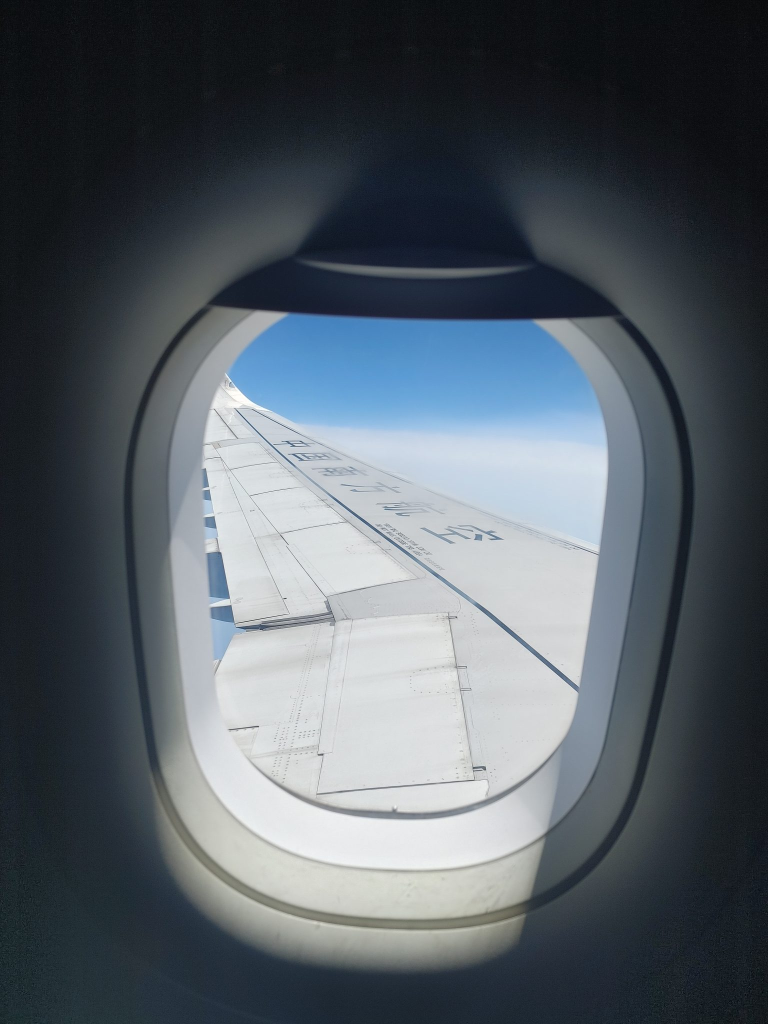
#> input picture marketing/brand-ads-2026/photo/source-window.jpg, 1536 x 2048 px (shown at 1/2 size)
$ python window.py out.png
#> lines starting #> are read from the running program, lines starting #| are printed output that depends on the picture; after the words box and inside, x2 and y2 are one past the last pixel; in counts of white or black regions, pixels touching at a corner belong together
### marketing/brand-ads-2026/photo/glass.py
"""The plane-window glass outline in source-window.jpg (1536x2048), traced from its edge map: a closed Catmull-Rom curve
through these points. Imported by window.py; run alone to draw the outline over the photo for checking."""
import numpy as np

PTS = [(540, 627), (700, 633), (860, 639), (1000, 640), (1062, 641), (1100, 664), (1135, 702), (1162, 742), (1182, 785),
       (1196, 840), (1205, 950), (1204, 1060), (1192, 1180), (1172, 1300), (1156, 1390), (1138, 1450), (1112, 1505),
       (1066, 1543), (1000, 1573), (900, 1596), (780, 1600), (660, 1597), (590, 1590), (520, 1570), (465, 1540),
       (425, 1500), (406, 1440), (402, 1350), (403, 1220), (404, 1080), (406, 960), (416, 860), (432, 790), (448, 745),
       (466, 705), (494, 665)]


def curve(pts=PTS, n=24):
    p = np.array(pts, float)
    out = []
    for i in range(len(p)):
        p0, p1, p2, p3 = p[i - 1], p[i], p[(i + 1) % len(p)], p[(i + 2) % len(p)]
        for t in np.linspace(0, 1, n, endpoint=False):
            t2, t3 = t * t, t * t * t
            out.append(0.5 * ((2 * p1) + (-p0 + p2) * t + (2 * p0 - 5 * p1 + 4 * p2 - p3) * t2 + (-p0 + 3 * p1 - 3 * p2 + p3) * t3))
    return [tuple(q) for q in out]


# [7 lines that do not run on import are left out]

### marketing/brand-ads-2026/photo/window.py
"""Iraqi Airways background: the plane window from source-window.jpg with the view replaced by the aerial photo of
Baghdad and the Tigris (source-baghdad-aerial.jpg).  python window.py ../img/iqa-window.jpg
The aerial is tilted like a banking plane, hazed toward the horizon, and the glass gets a soft reflection and a dark
gasket rim so the seam reads as a real window edge."""
import sys
import numpy as np
from PIL import Image, ImageDraw, ImageFilter
from glass import curve

win = Image.open('source-window.jpg').convert('RGB')
#> win is the input picture: PIL image 1536x2048 RGB; mean R, G, B 84.7, 93.1, 100.7
W, H = win.size
#> W = 1536; H = 2048
# glass mask, slightly inside the traced edge, feathered
m = Image.new('L', (W * 2, H * 2), 0)
#> m: PIL image 3072x4096 L; every value is 0
ImageDraw.Draw(m).polygon([(x * 2, y * 2) for x, y in curve()], fill=255)
#> in curve, `p = np.array(pts, float)`: p = 36 pairs, first value 402 to 1205, second value 627 to 1600
#> the loop in curve, `for i in range(len(p)):` made 36 passes
#> (p0, p1, p2, p3) on passes 1 to 12: ([494, 665], [540, 627], [700, 633], [860, 639]), ([540, 627], [700, 633], [860, 639], [1000, 640]), ([700, 633], [860, 639], [1000, 640], [1062, 641]), ([860, 639], [1000, 640], [1062, 641], [1100, 664]), ([1000, 640], [1062, 641], [1100, 664], [1135, 702]), ([1062, 641], [1100, 664], [1135, 702], [1162, 742]), ([1100, 664], [1135, 702], [1162, 742], [1182, 785]), ([1135, 702], [1162, 742], [1182, 785], [1196, 840]), ([1162, 742], [1182, 785], [1196, 840], [1205, 950]), ([1182, 785], [1196, 840], [1205, 950], [1204, 1060]), ([1196, 840], [1205, 950], [1204, 1060], [1192, 1180]), ([1205, 950], [1204, 1060], [1192, 1180], [1172, 1300])
#> after the loop in curve, `for i in range(len(p)):`: out = 864 pairs, first value 401.9 to 1205.8, second value 625.4 to 1600
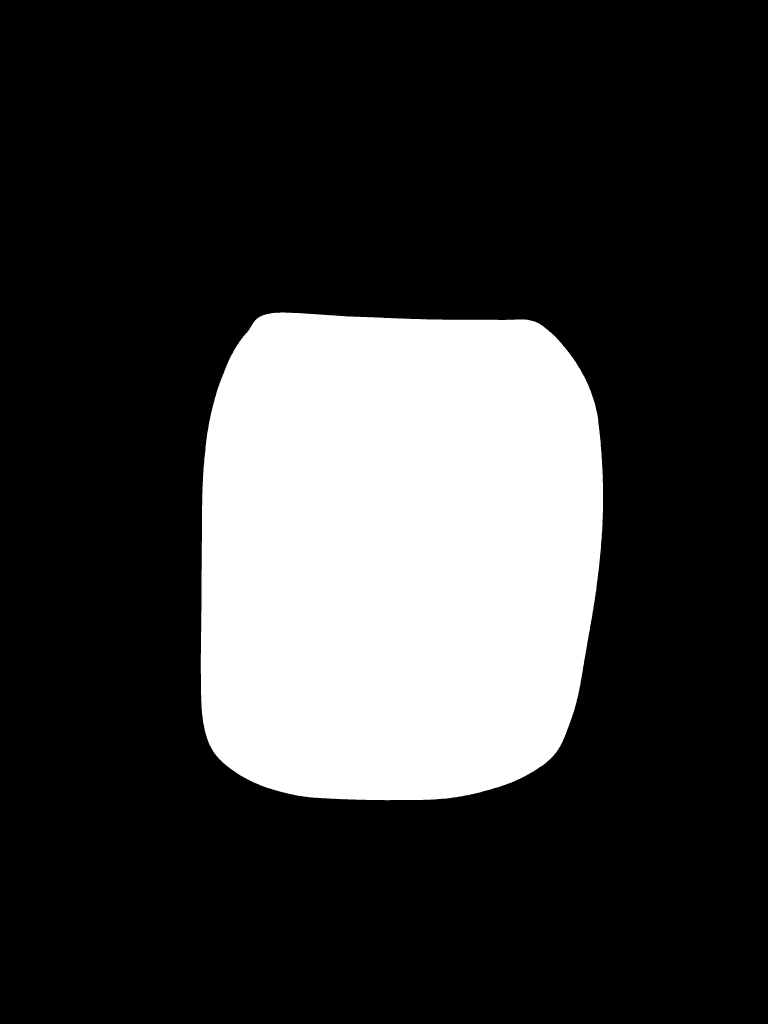
#> m: PIL image 3072x4096 L (shown at 1/4 size); 22.5% white; 1 white region, box (x1, y1, x2, y2) and area: (803, 1250, 2412, 3201) 2837337
m = m.resize((W, H), Image.LANCZOS)
#> m: PIL image 1536x2048 L
mask = m.filter(ImageFilter.GaussianBlur(1.2))

# the view: aerial Baghdad, tilted ~-9 degrees, scaled to cover the glass with room for the rotation
air = Image.open('source-baghdad-aerial.jpg').convert('RGB')
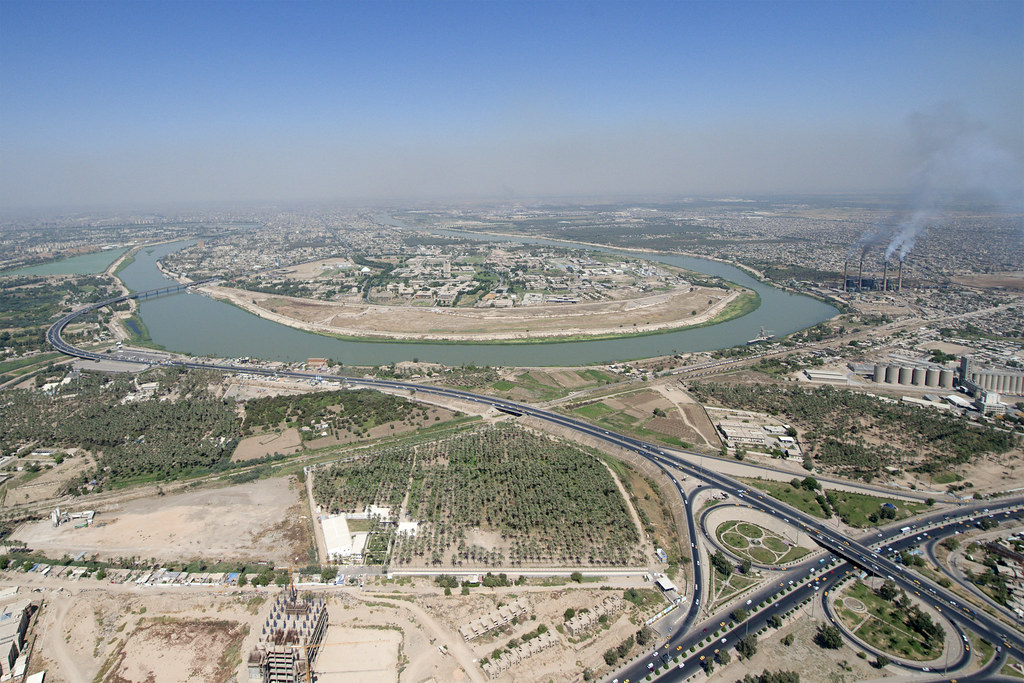
#> input picture marketing/brand-ads-2026/photo/source-baghdad-aerial.jpg, 1024 x 683 px
#> air is the input picture: PIL image 1024x683 RGB; mean R, G, B 136.9, 143.8, 148.3
air = air.crop((0, 40, 1024, 683))                        # drop the top strip of hazy sky
#> air: PIL image 1024x643 RGB
scale = 1.9
air = air.resize((int(air.width * scale), int(air.height * scale)), Image.LANCZOS)
#> air: PIL image 1945x1221 RGB
air = air.rotate(-9, resample=Image.BICUBIC, expand=False)
view = Image.new('RGB', (W, H), (150, 180, 210))
# place so the river loop sits in the middle of the glass
ox, oy = 400 - 520, 640 - 230
view.paste(air, (ox, oy))
v = np.asarray(view).astype(np.float32) / 255
yy = np.linspace(0, 1, H)[:, None, None]
#> yy = 2048 values from 0 to 1
gy0, gy1 = 640 / H, 1600 / H
#> gy0 = 0.312; gy1 = 0.781
t = np.clip((yy - gy0) / (gy1 - gy0), 0, 1)               # 0 at the top of the glass, 1 at the bottom
#> t = 2048 values from 0 to 1
haze = np.array([0.80, 0.86, 0.93])
v = v * (0.72 + 0.28 * t) + haze * (0.28 - 0.28 * t)       # atmospheric haze toward the horizon (top)
v = np.clip((v - 0.5) * 1.08 + 0.5 + 0.02, 0, 1)
v = v * np.array([0.98, 1.0, 1.03])                       # a touch cooler, like through tinted acrylic
# soft diagonal reflection on the acrylic
X, Y = np.meshgrid(np.arange(W), np.arange(H))
band = np.exp(-(((X - 820) * 0.85 + (Y - 1000) * 0.55) / 140.0) ** 2) * 0.10
v = np.clip(v + band[..., None], 0, 1)
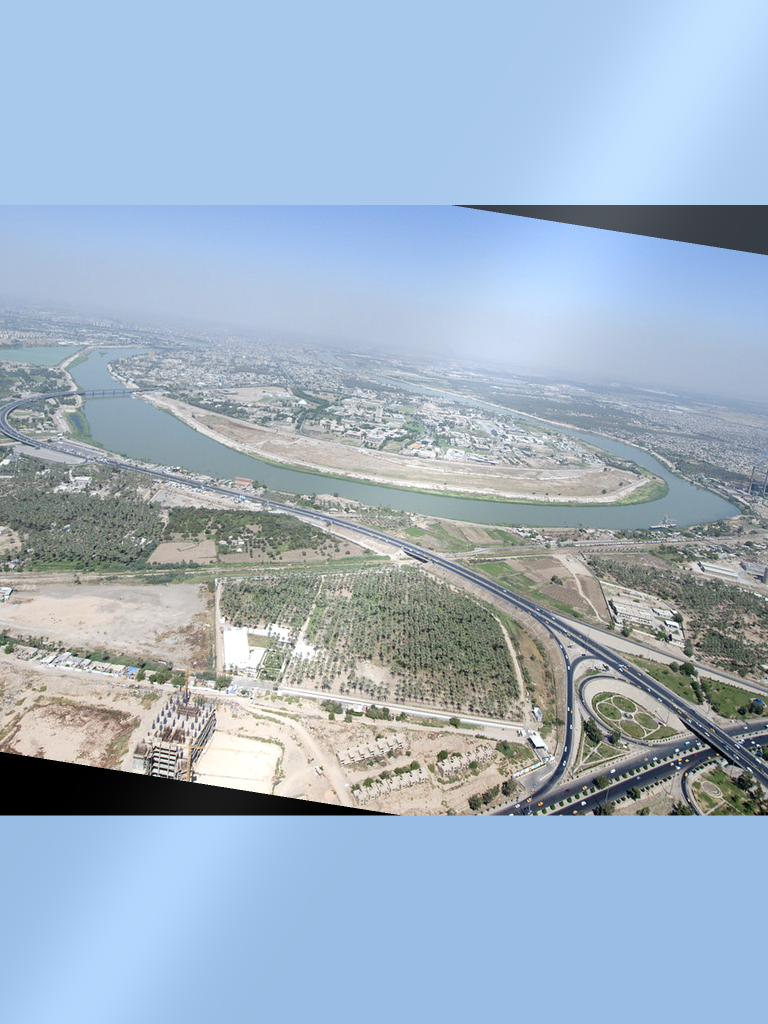
#> v: shape (2048, 1536, 3) float64 (shown at 1/2 size); mean R, G, B 0.63, 0.702, 0.773
view = Image.fromarray((v * 255).round().astype(np.uint8))

out = Image.composite(view, win, mask)
# dark gasket rim just inside the edge
rim = Image.new('L', (W, H), 0)
#> rim: PIL image 1536x2048 L; every value is 0
ImageDraw.Draw(rim).line(curve() + [curve()[0]], fill=255, width=9)
#> the loop in curve (call 2), `for i in range(len(p)):` made 36 passes
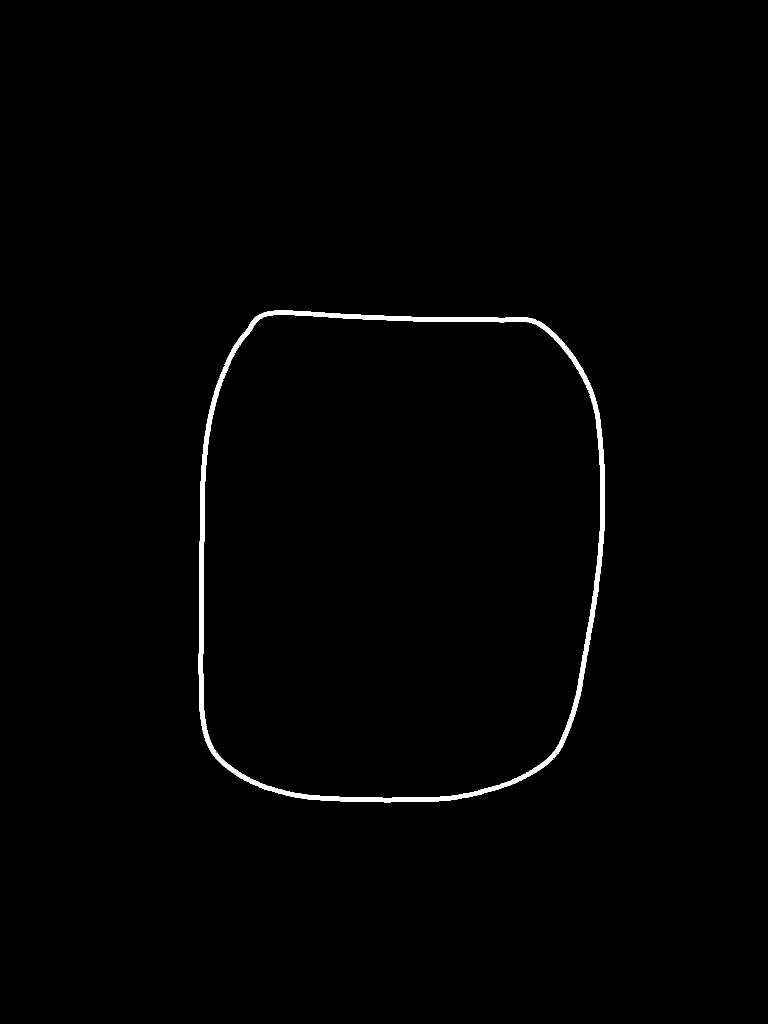
#> rim: PIL image 1536x2048 L (shown at 1/2 size); 0.89% white; 1 white region, box (x1, y1, x2, y2) and area: (397, 621, 1210, 1605) 27863
rim = rim.filter(ImageFilter.GaussianBlur(4))
inner = Image.new('L', (W, H), 0)
ImageDraw.Draw(inner).polygon(curve(), fill=255)
#> inner: PIL image 1536x2048 L; 22.6% white; 1 white region, box (x1, y1, x2, y2) and area: (401, 625, 1206, 1601) 709969
inner_soft = inner.filter(ImageFilter.GaussianBlur(26))
shade = (np.asarray(inner, np.float32) - np.asarray(inner_soft, np.float32)).clip(0) / 255   # inner shadow band
o = np.asarray(out).astype(np.float32)
o *= 1 - 0.55 * (np.asarray(rim, np.float32) / 255)[..., None]
o *= 1 - 0.35 * shade[..., None]
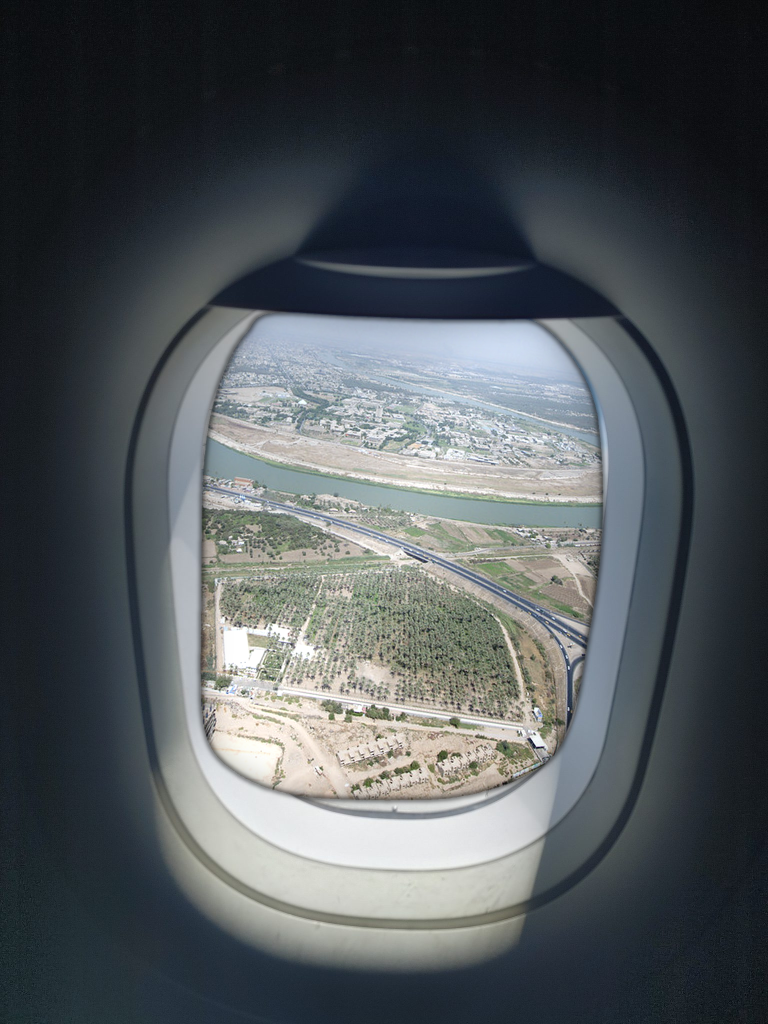
#> o: shape (2048, 1536, 3) float32 (shown at 1/2 size); mean R, G, B 80.7, 86.2, 89.9
Image.fromarray(o.clip(0, 255).round().astype(np.uint8)).save(sys.argv[1], quality=95)
